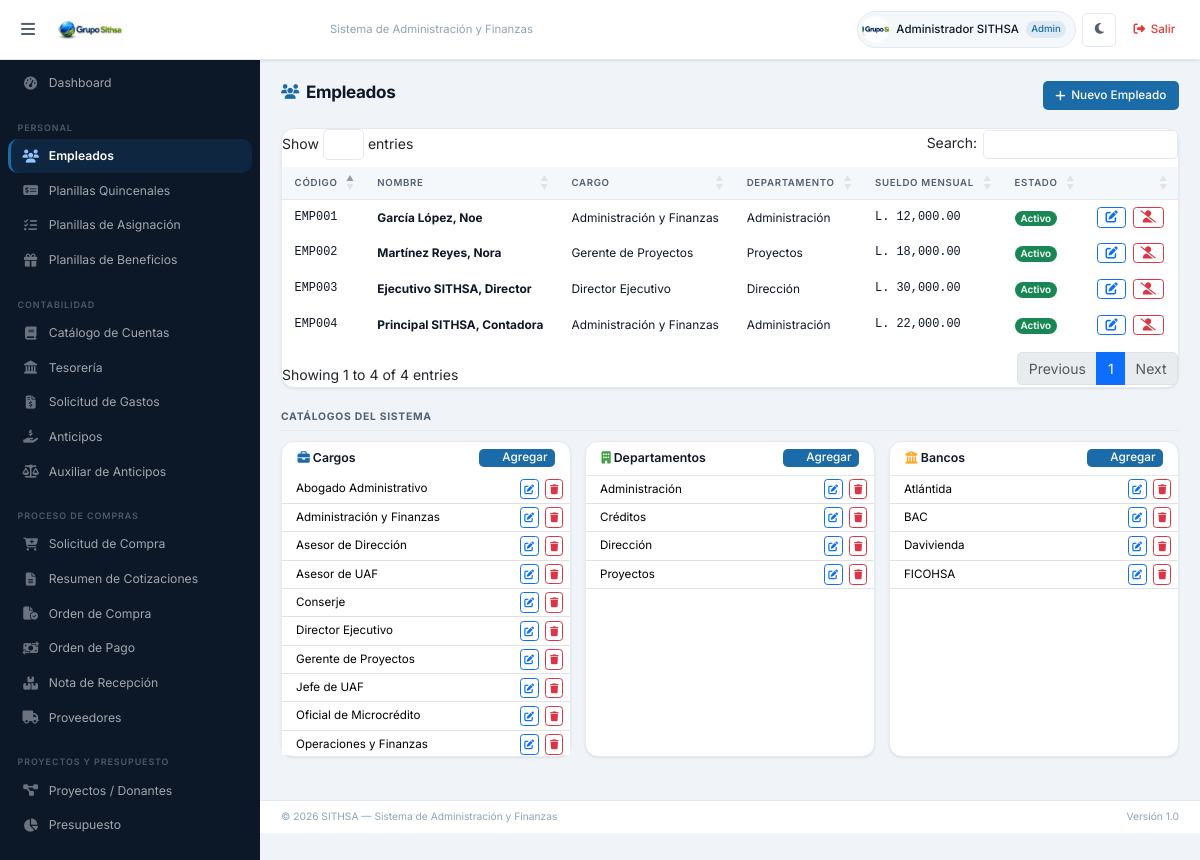
Page /empleados.php (signed in) on the committed database.
### tables this page shows
CREATE TABLE empleados (
    id INT AUTO_INCREMENT PRIMARY KEY,
    codigo VARCHAR(20) UNIQUE NOT NULL,
    nombre VARCHAR(100) NOT NULL,
    apellidos VARCHAR(100) NOT NULL,
    identidad VARCHAR(20),
    rtn VARCHAR(20),
    cargo VARCHAR(100),
    departamento VARCHAR(100),
    tipo_contrato ENUM('indefinido','definido','servicio') DEFAULT 'indefinido',
    fecha_ingreso DATE,
    fecha_egreso DATE,
    sueldo_mensual DECIMAL(10,2) DEFAULT 0.00,
    cuenta_banco VARCHAR(50),
    banco VARCHAR(100),
    aplica_ihss        TINYINT(1) DEFAULT 1,
    aplica_rap         TINYINT(1) DEFAULT 1,
    aplica_isr         TINYINT(1) DEFAULT 1,
    aplica_credimpulsa TINYINT(1) DEFAULT 0,
    ded_ihss_empleado  DECIMAL(10,2) NOT NULL DEFAULT 0.00,
    ded_ihss_patronal  DECIMAL(10,2) NOT NULL DEFAULT 0.00,
    ded_rap            DECIMAL(10,2) NOT NULL DEFAULT 0.00,
    ded_isr            DECIMAL(10,2) NOT NULL DEFAULT 0.00,
    ded_credimpulsa    DECIMAL(10,2) NOT NULL DEFAULT 0.00,
    email VARCHAR(150),
    telefono VARCHAR(20),
    direccion TEXT,
    activo TINYINT(1) DEFAULT 1,
    created_at TIMESTAMP DEFAULT CURRENT_TIMESTAMP,
    updated_at TIMESTAMP DEFAULT CURRENT_TIMESTAMP ON UPDATE CURRENT_TIMESTAMP
);

CREATE TABLE cat_cargos (
    id INT AUTO_INCREMENT PRIMARY KEY,
    nombre VARCHAR(150) NOT NULL UNIQUE
);

CREATE TABLE cat_departamentos (
    id INT AUTO_INCREMENT PRIMARY KEY,
    nombre VARCHAR(100) NOT NULL UNIQUE
);

CREATE TABLE cat_bancos (
    id INT AUTO_INCREMENT PRIMARY KEY,
    nombre VARCHAR(100) NOT NULL UNIQUE
);

### config/functions.php (called while the page is built, shortened)
<?php
function lps(float $v): string {
    return 'L. ' . number_format($v, 2, '.', ',');
}

### empleados.php (the view, shortened to what this page needs)
<?php
require_once __DIR__ . '/config/db.php';
require_once __DIR__ . '/config/functions.php';
$action = $_GET['action'] ?? 'list';
$cargos        = $pdo->query("SELECT * FROM cat_cargos ORDER BY nombre")->fetchAll();
$departamentos = $pdo->query("SELECT * FROM cat_departamentos ORDER BY nombre")->fetchAll();
$bancos        = $pdo->query("SELECT * FROM cat_bancos ORDER BY nombre")->fetchAll();
$empleados = [];
if ($action === 'list') {
    $empleados = $pdo->query("SELECT * FROM empleados ORDER BY apellidos, nombre")->fetchAll();
}
include __DIR__ . '/includes/header.php';
?>
<div class="page-header">
  <h1><i class="fas fa-users"></i> Empleados</h1>
  <?php if ($action === 'list'): ?>
  <a href="?action=nuevo" class="btn-sithsa"><i class="fas fa-plus"></i> Nuevo Empleado</a>
  <?php else: ?>
  <a href="?" class="btn-sithsa-outline"><i class="fas fa-arrow-left"></i> Volver</a>
  <?php endif; ?>
</div>
<?php if ($action === 'list'): ?>
<div class="card">
  <div class="card-body p-0">
    <table id="tbl-empleados" class="table-sithsa w-100">
      <thead>
        <tr>
          <th>Código</th><th>Nombre</th><th>Cargo</th><th>Departamento</th>
          <th>Sueldo Mensual</th><th>Estado</th><th></th>
        </tr>
      </thead>
      <tbody>
        <?php foreach ($empleados as $e): ?>
        <tr>
          <td class="font-mono"><?= htmlspecialchars($e['codigo']) ?></td>
          <td><strong><?= htmlspecialchars($e['apellidos'] . ', ' . $e['nombre']) ?></strong></td>
          <td><?= htmlspecialchars($e['cargo']) ?></td>
          <td><?= htmlspecialchars($e['departamento']) ?></td>
          <td class="font-mono"><?= lps($e['sueldo_mensual']) ?></td>
          <td><?= $e['activo']
                ? '<span class="badge bg-success">Activo</span>'
                : '<span class="badge bg-secondary">Inactivo</span>' ?></td>
          <td>
            <a href="?action=editar&id=<?= $e['id'] ?>" class="btn btn-sm btn-outline-primary py-0 px-2" title="Editar">
              <i class="fas fa-edit"></i>
            </a>
            <button class="btn btn-sm btn-outline-danger py-0 px-2 ms-1" title="Dar de baja"
              onclick="deleteRecord('empleados.php', <?= $e['id'] ?>, () => location.reload())">
              <i class="fas fa-user-slash"></i>
            </button>
          </td>
        </tr>
        <?php endforeach; ?>
      </tbody>
    </table>
  </div>
</div>
<div class="form-section-title mt-4">Catálogos del Sistema</div>
<div class="row g-3">
  <div class="col-md-4">
    <div class="card h-100">
      <div class="card-header d-flex justify-content-between align-items-center py-2">
        <span class="fw-semibold" style="font-size:.88rem;">
          <i class="fas fa-briefcase" style="color:var(--ah-blue)"></i> Cargos
        </span>
        <button class="btn btn-sm btn-sithsa py-0 px-2" onclick="openCatalog('cargo')">
          <i class="fas fa-plus"></i> Agregar
        </button>
      </div>
      <div class="card-body p-0" style="max-height:280px;overflow-y:auto;">
        <table class="table table-sm table-hover mb-0" style="font-size:.83rem;">
          <tbody>
            <?php foreach ($cargos as $c): ?>
            <tr>
              <td class="ps-3 py-1 align-middle"><?= htmlspecialchars($c['nombre']) ?></td>
              <td class="pe-2 py-1 text-end align-middle" style="white-space:nowrap;width:60px">
                <button class="btn btn-sm py-0 px-1 btn-outline-primary" title="Editar"
                  onclick="openCatalog('cargo', <?= $c['id'] ?>, <?= json_encode($c['nombre']) ?>)">
                  <i class="fas fa-edit" style="font-size:.7rem"></i>
                </button>
                <button class="btn btn-sm py-0 px-1 btn-outline-danger ms-1" title="Eliminar"
                  onclick="deleteCatalog('cargo', <?= $c['id'] ?>, <?= json_encode($c['nombre']) ?>)">
                  <i class="fas fa-trash" style="font-size:.7rem"></i>
                </button>
              </td>
            </tr>
            <?php endforeach; ?>
          </tbody>
        </table>
      </div>
    </div>
  </div>
  <div class="col-md-4">
    <div class="card h-100">
      <div class="card-header d-flex justify-content-between align-items-center py-2">
        <span class="fw-semibold" style="font-size:.88rem;">
          <i class="fas fa-building" style="color:var(--ah-green)"></i> Departamentos
        </span>
        <button class="btn btn-sm btn-sithsa py-0 px-2" onclick="openCatalog('departamento')">
          <i class="fas fa-plus"></i> Agregar
        </button>
      </div>
      <div class="card-body p-0" style="max-height:280px;overflow-y:auto;">
        <table class="table table-sm table-hover mb-0" style="font-size:.83rem;">
          <tbody>
            <?php foreach ($departamentos as $d): ?>
            <tr>
              <td class="ps-3 py-1 align-middle"><?= htmlspecialchars($d['nombre']) ?></td>
              <td class="pe-2 py-1 text-end align-middle" style="white-space:nowrap;width:60px">
                <button class="btn btn-sm py-0 px-1 btn-outline-primary" title="Editar"
                  onclick="openCatalog('departamento', <?= $d['id'] ?>, <?= json_encode($d['nombre']) ?>)">
                  <i class="fas fa-edit" style="font-size:.7rem"></i>
                </button>
                <button class="btn btn-sm py-0 px-1 btn-outline-danger ms-1" title="Eliminar"
                  onclick="deleteCatalog('departamento', <?= $d['id'] ?>, <?= json_encode($d['nombre']) ?>)">
                  <i class="fas fa-trash" style="font-size:.7rem"></i>
                </button>
              </td>
            </tr>
            <?php endforeach; ?>
          </tbody>
        </table>
      </div>
    </div>
  </div>
  <div class="col-md-4">
    <div class="card h-100">
      <div class="card-header d-flex justify-content-between align-items-center py-2">
        <span class="fw-semibold" style="font-size:.88rem;">
          <i class="fas fa-university" style="color:var(--ah-yellow)"></i> Bancos
        </span>
        <button class="btn btn-sm btn-sithsa py-0 px-2" onclick="openCatalog('banco')">
          <i class="fas fa-plus"></i> Agregar
        </button>
      </div>
      <div class="card-body p-0" style="max-height:280px;overflow-y:auto;">
        <table class="table table-sm table-hover mb-0" style="font-size:.83rem;">
          <tbody>
            <?php foreach ($bancos as $b): ?>
            <tr>
              <td class="ps-3 py-1 align-middle"><?= htmlspecialchars($b['nombre']) ?></td>
              <td class="pe-2 py-1 text-end align-middle" style="white-space:nowrap;width:60px">
                <button class="btn btn-sm py-0 px-1 btn-outline-primary" title="Editar"
                  onclick="openCatalog('banco', <?= $b['id'] ?>, <?= json_encode($b['nombre']) ?>)">
                  <i class="fas fa-edit" style="font-size:.7rem"></i>
                </button>
                <button class="btn btn-sm py-0 px-1 btn-outline-danger ms-1" title="Eliminar"
                  onclick="deleteCatalog('banco', <?= $b['id'] ?>, <?= json_encode($b['nombre']) ?>)">
                  <i class="fas fa-trash" style="font-size:.7rem"></i>
                </button>
              </td>
            </tr>
            <?php endforeach; ?>
          </tbody>
        </table>
      </div>
    </div>
  </div>
</div>
<?php endif; ?>
<?php
include __DIR__ . '/includes/footer.php';
?>

### assets/css/sithsa.css (style rules this page uses)
:root { --primary: #1B6BA8; --primary-rgb: 27, 107, 168; --primary-dark: #0D4F82; --primary-light: #E8F2FB; --danger: #E53935; --warning: #FFA726; --success: #43A047; --info: #0EA5E9; --bg: #f0f4f8; --surface: #ffffff; --surface-2: #f5f8fb; --border: #e4e9f0; --text: #0e1726; --text-2: #526070; --text-3: #8ea3b4; --el-1: 0 1px 3px rgba(0,0,0,.06), 0 1px 2px rgba(0,0,0,.04); --el-2: 0 4px 12px rgba(0,0,0,.08), 0 2px 4px rgba(0,0,0,.04); --el-3: 0 8px 24px rgba(0,0,0,.10), 0 4px 8px rgba(0,0,0,.05); --el-4: 0 20px 60px rgba(0,0,0,.13), 0 8px 20px rgba(0,0,0,.07); --r-xs: 5px; --r-sm: 10px; --r: 13px; --r-lg: 18px; --r-full: 999px; --sidebar-w: 260px; --topbar-h: 60px; --transition: .22s ease; --sidebar-bg: #0c1728; --sidebar-bg2: #07101b; --ah-blue: var(--primary); --ah-blue-dark: var(--primary-dark); --ah-blue-light: var(--primary-light); --ah-red: var(--danger); --ah-yellow: var(--warning); --ah-green: var(--success); --ah-gray: var(--text-2); --ah-dark: var(--text); --ah-sidebar: var(--sidebar-bg); --ah-sidebar-2: var(--sidebar-bg2); --ah-bg: var(--bg); --ah-white: var(--surface); --shadow: var(--el-2); --radius: var(--r-sm); }
*, *::before, *::after { box-sizing: border-box; margin: 0; padding: 0; }
html, body { height: 100%; font-family: 'Inter', system-ui, -apple-system, sans-serif; font-size: 14px; background: var(--bg); color: var(--text); -webkit-font-smoothing: antialiased; }
a { color: var(--primary); text-decoration: none; }
.page-header { display: flex; align-items: center; justify-content: space-between; margin-bottom: 1.25rem; flex-wrap: wrap; gap: .5rem; }
.page-header h1 { font-size: 1.22rem; font-weight: 700; color: var(--text); letter-spacing: -.02em; display: flex; align-items: center; gap: .5rem; }
.page-header h1 i { color: var(--primary); font-size: 1.05rem; }
.card { background: var(--surface); border: 1px solid var(--border); border-radius: var(--r); box-shadow: var(--el-1); transition: box-shadow var(--transition); }
.card-header { background: transparent; border-bottom: 1px solid var(--border); font-weight: 600; font-size: .88rem; color: var(--text); display: flex; align-items: center; gap: .5rem; padding: .85rem 1.1rem; }
.card-header i { color: var(--primary); }
.btn-sithsa { background: var(--primary); color: #fff; border: none; padding: .42rem .9rem; border-radius: var(--r-xs); font-size: .84rem; font-weight: 500; cursor: pointer; display: inline-flex; align-items: center; gap: .4rem; transition: background var(--transition), transform var(--transition), box-shadow var(--transition); }
.table-sithsa { width: 100%; border-collapse: collapse; font-size: .85rem; }
.table-sithsa thead tr { background: var(--surface-2); border-bottom: 1px solid var(--border); }
.table-sithsa thead th { padding: .6rem .9rem; font-weight: 600; font-size: .69rem; text-transform: uppercase; letter-spacing: .07em; color: var(--text-2); white-space: nowrap; }
.table-sithsa tbody tr { border-bottom: 1px solid var(--border); }
.table-sithsa tbody td { padding: .55rem .9rem; vertical-align: middle; color: var(--text); }
.form-section-title { font-size: .74rem; font-weight: 700; text-transform: uppercase; letter-spacing: .07em; color: var(--text-2); border-bottom: 1px solid var(--border); padding-bottom: .35rem; margin-bottom: .75rem; margin-top: 1rem; }
.badge { font-size: .71rem; font-weight: 600; padding: .3em .6em; border-radius: var(--r-full); }
.font-mono { font-family: 'Courier New', monospace; }
table.dataTable thead th { background: var(--surface-2) !important; color: var(--text-2) !important; font-size: .69rem !important; text-transform: uppercase !important; letter-spacing: .07em !important; font-weight: 600 !important; border-bottom: 1px solid var(--border) !important; }
.page-header { animation: ahdFadeDown .38s cubic-bezier(.16,1,.3,1) both; }
.card { animation: ahdFadeUp .46s cubic-bezier(.16,1,.3,1) both; }
.table-sithsa tbody tr { animation: sithsaFadeIn .28s ease both; }
.table-sithsa tbody tr:nth-child(2) { animation-delay: .04s; }
.table-sithsa tbody tr:nth-child(3) { animation-delay: .08s; }
.table-sithsa tbody tr:nth-child(4) { animation-delay: .12s; }

### rows in the picture
empleados: codigo "EMP003", apellidos+nombre "Ejecutivo SITHSA, Director", cargo "Director Ejecutivo", departamento "Dirección", sueldo_mensual "L. 30,000.00", activo "Activo"
empleados: codigo "EMP001", apellidos+nombre "García López, Noe", cargo "Administración y Finanzas", departamento "Administración", sueldo_mensual "L. 12,000.00", activo "Activo"
empleados: codigo "EMP002", apellidos+nombre "Martínez Reyes, Nora", cargo "Gerente de Proyectos", departamento "Proyectos", sueldo_mensual "L. 18,000.00", activo "Activo"
empleados: codigo "EMP004", apellidos+nombre "Principal SITHSA, Contadora", cargo "Administración y Finanzas", departamento "Administración", sueldo_mensual "L. 22,000.00", activo "Activo"
cat_cargos: nombre "Abogado Administrativo"
cat_cargos: nombre "Administración y Finanzas"
cat_cargos: nombre "Asesor de Dirección"
cat_cargos: nombre "Asesor de UAF"
cat_cargos: nombre "Conserje"
cat_cargos: nombre "Director Ejecutivo"
cat_cargos: nombre "Gerente de Proyectos"
cat_cargos: nombre "Jefe de UAF"
cat_cargos: nombre "Oficial de Microcrédito"
cat_cargos: nombre "Operaciones y Finanzas"
cat_departamentos: nombre "Administración"
cat_departamentos: nombre "Créditos"
cat_departamentos: nombre "Dirección"
cat_departamentos: nombre "Proyectos"
cat_bancos: nombre "Atlántida"
cat_bancos: nombre "BAC"
cat_bancos: nombre "Davivienda"
cat_bancos: nombre "FICOHSA"

### other values in the picture
$user['nombre'] "Administrador SITHSA"
$user['rol'] "Admin"
